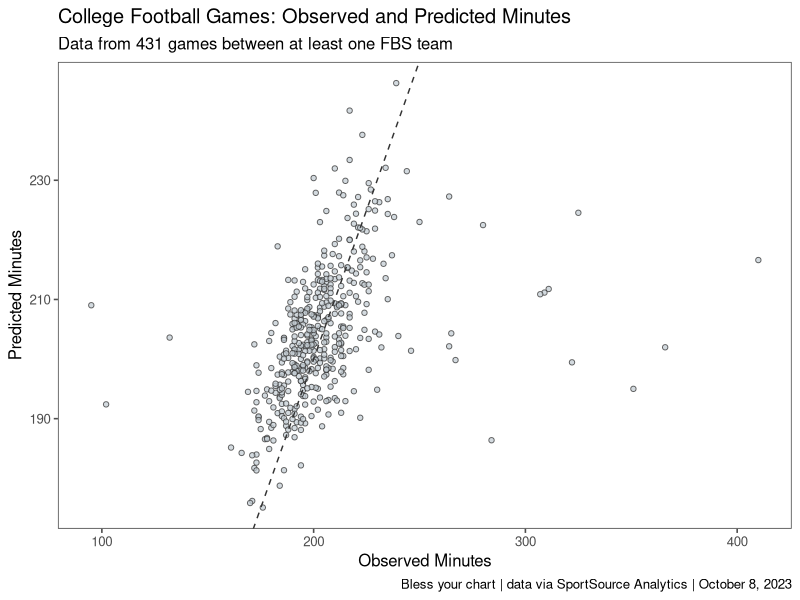

Reproduce this figure in R.
## ---- chunk 1
kore_games <- readr::read_csv("fbs-week-6.csv")

# min_model <- lm(formula = minutes ~ total_drives + total_points + point_diff + total_plays + total_turnovers + total_punts, data = kore_games)


# kore_games$predicted_minutes <- predict(min_model, kore_games)
## ---- chunk 2
ggplot2::ggplot(data = kore_games, 
                ggplot2::aes(y = predicted_minutes, x = minutes)) +
    ggplot2::geom_point(color = "#333333",
                        fill = "#c4ced4",
                        shape = 21,
                        size = 1.5,
                        alpha = .75) +
    ggplot2::geom_abline(slope = 1, intercept = 0, color = "#333333", linetype = "dashed") +
    ggplot2::labs(x = "Observed Minutes", y = "Predicted Minutes",
                  title = "College Football Games: Observed and Predicted Minutes", subtitle = "Data from 431 games between at least one FBS team", 
                  caption = "Bless your chart | data via SportSource Analytics | October 8, 2023") + 
    ggthemes::theme_few()  -> fbs_plot

ggplot2::ggsave(
  "fbs_plot.png",
  fbs_plot,
  w = 6,
  h = 6,
  dpi = 600,
  type = 'cairo'
)

fbs_plot
  
  
